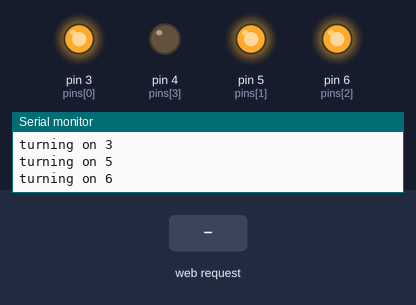
Bench run of a sketch on a simulated Arduino Uno, built for the host (arithmetic inside an expression is 32-bit, double 64-bit). Parts: output pins drawn as LEDs (lit = HIGH), the last lines printed to the serial monitor. The test bench sets the inputs (shaded band). WiFi joins after 1.5 s; servers stay silent unless stated; pins used as bus, display or sensor lines are not drawn.

Above: at 5.2 s.
5.3 s: HTTP request GET /?error=1 received
6.8 s: HTTP request GET /error received
At 16.3 s:
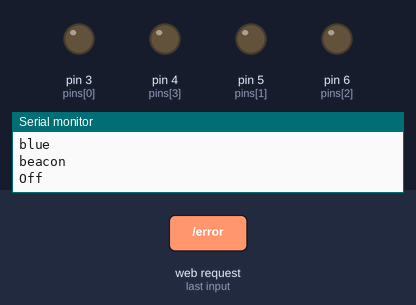
Timing chart, 0 to 16.6 s (numbered marks = the images above; inputs shaded):
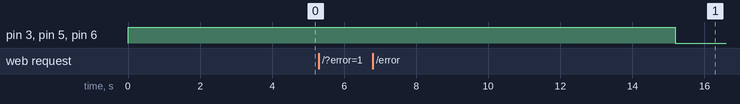

The sketch:

web_Form.ino
```cpp
/*
   Listen for commands to trip relays for a enternet shield equiped arduino

   Some is from the Arduino Ethernet
   WebServer example and some from Limor Fried (Adafruit) so its probably under GPL

  Tutorial is at http://www.ladyada.net/learn/arduino/ethfiles.html
*/


#include <Ethernet.h>
#include <SPI.h>

// mac address
 byte  mac[] = {  0x90,0xA2,0xDA,0x00,0x60,0xF1 }; // should be on shield
// if shield is arduino -- its on the bakc
// if shield is white -- its on the front
//  if the shield is your own -- then come see me

// byte ip[] = { 141, 117, 45, 176 };

EthernetServer server(80);

/************ light stuff **************/
boolean auth= false;

int numlights = 4; // number of elements of the arrays below
boolean states[] = {
  1,1,1,0}; // list of the light/relay states
// int  birghtness[]={1,1,1,0};  // list of which lights/relays should be in the blink cycle
int pins[] = {
  3,5,6,4}; // list of the light/relay pins
String lights[] = {"red","green","blue","beacon"}; // list of the "light" lables

String secret = String (""); // change this to your own, better, password.

int blinkc=1;
int blinkmax=20000;


/*********** light/relay routines ****************/

void setlights() { // turn the lights on or off
  for (int i = 0; i < numlights; i++) { // loop through all the lights
    setone(states[i],pins[i]);
  }
}

void getlights() { // turn the lights on or off
  for (int i = 0; i < numlights; i++) { // loop through all the lights
    states[i]=digitalRead(pins[i]);
  }
}


void setone(boolean light, int pin) { //turn on one light
  if (light) {
    digitalWrite(pin,HIGH);
    Serial.print("turning on ");
    Serial.println(pin,DEC);
  }
  else {
    digitalWrite(pin,LOW);
  }
}

void setstates(boolean newstate) { // set all the states to be on or off, used in blinking
  for (int i = 0; i < numlights; i++) { // loop through all the lights...
    states[i]=newstate && states[i]; // only turn on lights listed in "blinkstates"
  }
}

void createForm(EthernetClient client) {  // draw the form
  client.println("<form  action='get'>");
  for (int i = 0; i < numlights; i++) { // loop through all the lights
    dobox(client,lights[i],states[i]);
  }
  client.println("password: <input type='password' name='a' ><br>");
  client.println("</form>");
}

void dobox(EthernetClient client, String item, boolean checked) {  // draw a single checkbox
  client.print("<input type='checkbox' name='c' value='");
  client.print(item);
  client.print("'");
  if (checked) {
    client.print(" checked");
  }
  client.print(">");
  client.print(item);
  client.println("<br>");
}

// How big our line buffer should be. 100 is plenty!
#define BUFSIZ 100

void setup() {

  Serial.begin(9600);

  Serial.println("Starting");
  //  Serial.println(FreeRam());

  // set pins as output and turn on all the lights to show that we don't have access yet.
  for (int i = 0; i < numlights; i++) { // loop through all the lights
    pinMode(pins[i], OUTPUT);
  }

  setlights();

  pinMode(10, OUTPUT);                       // set the SS pin as an output (necessary!)
  digitalWrite(10, HIGH);                    // but turn off the W5100 chip!
  // Debugging complete, we start the server!
  Ethernet.begin(mac);


  // start the Ethernet connection:
  if (Ethernet.begin(mac) == 0) {
    Serial.println("Failed to configure Ethernet using DHCP");
    // no point in carrying on, so do nothing forevermore:
    for(;;)
      ;
  }
  // print your local IP address:

  Serial.print("My IP address: ");

  for (byte thisByte = 0; thisByte < 4; thisByte++) {
    // print the value of each byte of the IP address:
    Serial.print(Ethernet.localIP()[thisByte], DEC);
    Serial.print('.');
  }

  delay(1000);
  Serial.println();


  server.begin();
}


void loop()
{
  char clientline[BUFSIZ];
  int index = 0;

  EthernetClient client = server.available();
  if (client)
  {
    // an http request ends with a blank line
    boolean current_line_is_blank = true;

    // reset the input buffer
    index = 0;

    while (client.connected())
    {
      if (client.available())
      {
        char c = client.read();

        // If it isn't a new line, add the character to the buffer
        if (c != '\n' && c != '\r')
        {
          clientline[index] = c;
          index++;
          // are we too big for the buffer? start tossing out data
          if (index >= BUFSIZ) index = BUFSIZ -1;

          // continue to read more data!
          continue;
        }

        // got a \n or \r new line, which means the string is done
        clientline[index] = 0;

        // Print it out for debugging
        Serial.println("\nRaw client request " );
        Serial.println(clientline);
        Serial.println("\n");


        // Look for substring such as a request
        if (strstr(clientline, "GET / ") != 0) { // the SPACE after the slash '/' is critical
          // send a standard http response header
          client.println("HTTP/1.1 200 OK");
          client.println("Content-Type: text/html");
          client.println("Server: Arduino");
          client.println();
          createForm(client);

        }

        else if (strstr(clientline, "GET /") != 0) { // this time no space after the /, so a request!
          char *request;
          request = clientline + 5; // look after the "GET /" (5 chars)
          // a little trick, look for the " HTTP/1.1" string and
          // turn the first character of the substring into a 0 to clear it out.
          (strstr(clientline, " HTTP"))[0] = 0;

          // print the requested string
          Serial.println("\nClient request " );
          Serial.println(request);
          Serial.println();

          client.println("HTTP/1.1 200 OK");
          client.println("Content-Type: text/html");
          client.println("Server: Arduino - request");
          client.println();

          auth= false;  // assume, until proven different, that the request is not authenticated

          for (int i = 0; i < numlights; i++) { // loop through all the lights...
            states[i]=false;  // ...and assume they are off
          }


         // check for password
          if (strstr(request, getChars(secret)) !=0) {
            client.println("<h2>Authenticated</h2>");
            auth= true;
          }
          else{
            client.println("<h2>Not Authenticated, so ... NOT</h2>");
          }

          for (int i = 0; i < numlights; i++) { // loop through all the lights...

           // states[i]=false;  // ...and assume they are off

            if (strstr(request, getChars(lights[i])) != 0){ // if they asked for this light
            Serial.println("request to change ");
            Serial.println(lights[i]);
            Serial.println("\t" + i);
              client.print("Turning ");
              client.print(lights[i]);
              client.println(" on<br>");

              if (auth){ //actually do it
                states[i]=true;
              } // end of "auth"
            }  // end of "asked for this light"

          }   // end of light loop

          if (auth) { // now that all the colors are set, change the lights
            setlights();
            blinkc=0; // stop blinking
            /*  if "error" is sent as part of the request, ignore everything and start the error blink */
            if (strstr(request, "error") != 0) {
              client.println("<h1>The request reported an error:<br>'");
              client.print(request);
              client.println("'</h1>");
              blinkc=1; // restart the blinking

              for (int i = 0; i < numlights; i++) { // loop through all the lights...
               // blinkstates[i]=false;  // ...and assume they are off
              }

              if (strstr(request, "error=1") != 0) { // if they reported an error state 1
               // blinkstates[1]=1; //yellow on
              }

              if (strstr(request, "error=2") != 0) { // if they reported an error state 2
               // blinkstates[0]=1; //red on
              }

//              if (!(blinkstates[0] || blinkstates[1])) { // if they reported an error that wasn't listed above
//                blinkstates[0]=1; //red on
//                blinkstates[1]=1; // yellow on
//                blinkstates[2]=1; // green off
//              }
              blinkmax=10000; // blink twice as fast
            }

          }
          getlights(); // get the current settings before...
          createForm(client); // ... drawing the form
          // client.println("<img src =\"http://74.12.146.18/latestFrame.jpg\" alt=\"LEDS\" >");
        }
        else {
          // everything else is a 404
          client.println("HTTP/1.1 404 Not Found");
          client.println("Content-Type: text/html");
          client.println();
          client.println("<h2>404: HUH?</h2>");
        }
        break;
      }
    }
    // give the web browser time to receive the data
    delay(1);
    client.stop();
  }
  /*******************************************
   *  when first turned on, blink the lights
   *    once blinkc is set to 0, it won't blink any more.
   ******************************************/
  if (blinkc == 1 ) { // turn on
    Serial.println("On");
    setstates(true);
    //    states[3]=false; // don't flash on the beacon, it's obnoxious.
    setlights();
    blinkc++;
  }
  else if (blinkc == (blinkmax/2)) { // half way through, turn off
    Serial.println("Off");
    setstates(false);
    setlights();
  }
  else if (blinkc > blinkmax) { // reset loop
    blinkc=1;
  }
  if (blinkc >1 ) { // increment loop if counter is set
    blinkc++;
  }
}


char* getChars(String s) {

  //Serial.println(s);
  char c[s.length()+1];

  s.toCharArray(c, s.length()+1);
  Serial.println(c);
  return c;


}
```
